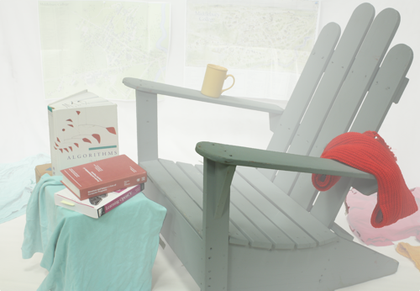
%> input picture 1.bmp, 420 x 291 px, shrunk from 500 x 346 before the run
$ octave --eval "result = Lee_Get_A(imread('1.bmp'));"   (GNU Octave 9; MATLAB toolbox functions it lacks are replaced by stand-ins)
%> lines starting %> are read from the running program, lines starting %| are printed output that depends on the picture
### get_dark_channel.m
function dark_channel = get_dark_channel(image, win_size)
%> called with win_size = 25

[m, n, ~] = size(image);
%> m = 291; n = 420

pad_size = floor(win_size/2);

padded_image = padarray(image, [pad_size pad_size], Inf);
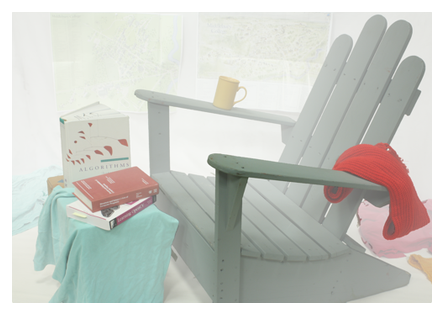
%> padded_image: size 315x444x3 uint8; mean R, G, B 201.6, 203.4, 197.6

dark_channel = zeros(m, n);

for j = 1 : m
    for i = 1 : n
        patch = padded_image(j : j + (win_size-1), i : i + (win_size-1), :);

        dark_channel(j,i) = min(patch(:));
     end
end
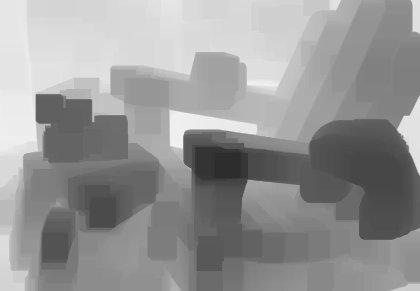
%> dark_channel: size 291x420 double; min 45, max 240, mean 150

end

### get_atmosphere.m
function atmosphere = get_atmosphere(image, dark_channel)

[m, n, ~] = size(image);
n_pixels = m * n;
%> n_pixels = 122220

n_search_pixels = floor(n_pixels * 0.01);
%> n_search_pixels = 1222

dark_vec = reshape(dark_channel, n_pixels, 1);

image_vec = reshape(image, n_pixels, 3);

[~, indices] = sort(dark_vec, 'descend');

accumulator = zeros(1, 3);

for k = 1 : n_search_pixels
    accumulator = accumulator + image_vec(indices(k),:);
end
%> this loop made 1222 passes
%> accumulator on passes 1 to 3: [0.969 0.973 0.961], [1.94 1.95 1.92], [2.91 2.92 2.88]
%> after the loop, accumulator = [1157.7 1163.1 1151.1]

atmosphere = accumulator / n_search_pixels;
%> atmosphere = [0.947 0.952 0.942]

end

### Lee_Get_A.m
%% estimate A based on Retinex Theory
% I, input image
% A, atmospheric color
function [ A ] = Lee_Get_A( I )
    A = get_atmosphere(im2double(I), get_dark_channel(I, 25));
%> A = [0.947 0.952 0.942]
end

$ run again, on 2.bmp
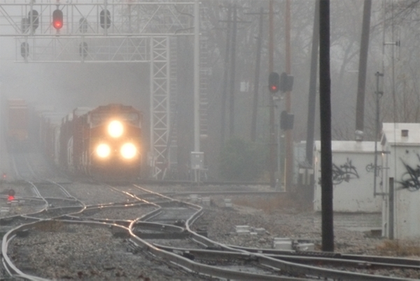
%> input picture 2.bmp, 420 x 281 px, shrunk from 500 x 334 before the run
%> in get_dark_channel, `padded_image = padarray(image, [pad_size pad_size], Inf);`:
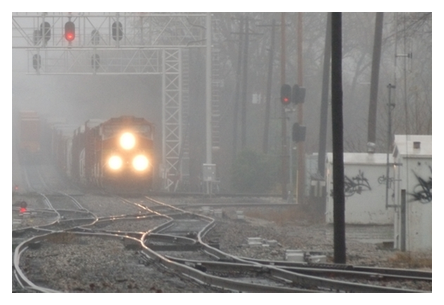
%> padded_image: size 305x444x3 uint8; mean R, G, B 149.5, 147.2, 145
%> after the loop in get_dark_channel, `for j = 1 : m`:
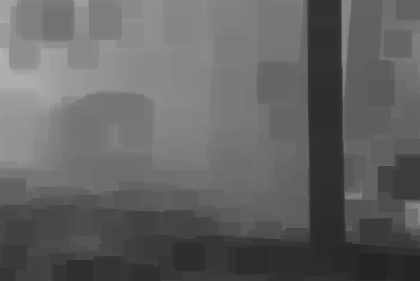
%> dark_channel: size 281x420 double; min 36, max 180, mean 99.3
%> the loop in get_atmosphere, `for k = 1 : n_search_pixels` made 1180 passes
%> accumulator on passes 1 to 3: [0.737 0.741 0.757], [1.47 1.48 1.51], [2.21 2.22 2.25]
%> after the loop in get_atmosphere, `for k = 1 : n_search_pixels`: accumulator = [828.8 830.6 834]
%> atmosphere = [0.702 0.704 0.707]

$ run again, on 3.bmp
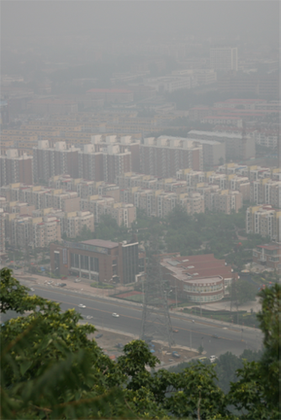
%> input picture 3.bmp, 281 x 420 px, shrunk from 334 x 500 before the run
%> in get_dark_channel, `padded_image = padarray(image, [pad_size pad_size], Inf);`:
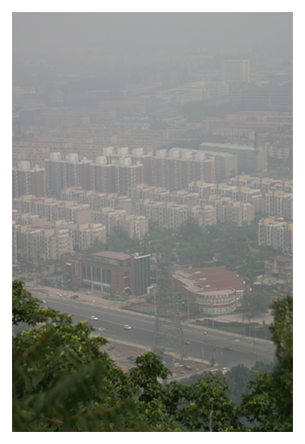
%> padded_image: size 444x305x3 uint8; mean R, G, B 140, 141.6, 135.4
%> after the loop in get_dark_channel, `for j = 1 : m`:
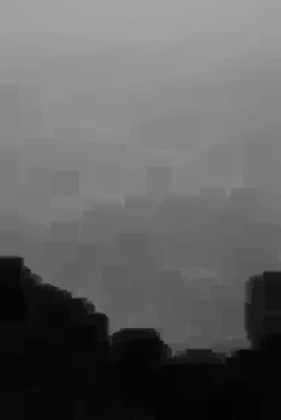
%> dark_channel: size 420x281 double; min 3, max 165, mean 96.9
%> the loop in get_atmosphere, `for k = 1 : n_search_pixels` made 1180 passes
%> accumulator on passes 1 to 3: [0.671 0.671 0.675], [1.34 1.34 1.35], [2.01 2.01 2.03]
%> after the loop in get_atmosphere, `for k = 1 : n_search_pixels`: accumulator = [770 773.3 776.5]
%> atmosphere = [0.653 0.655 0.658]
